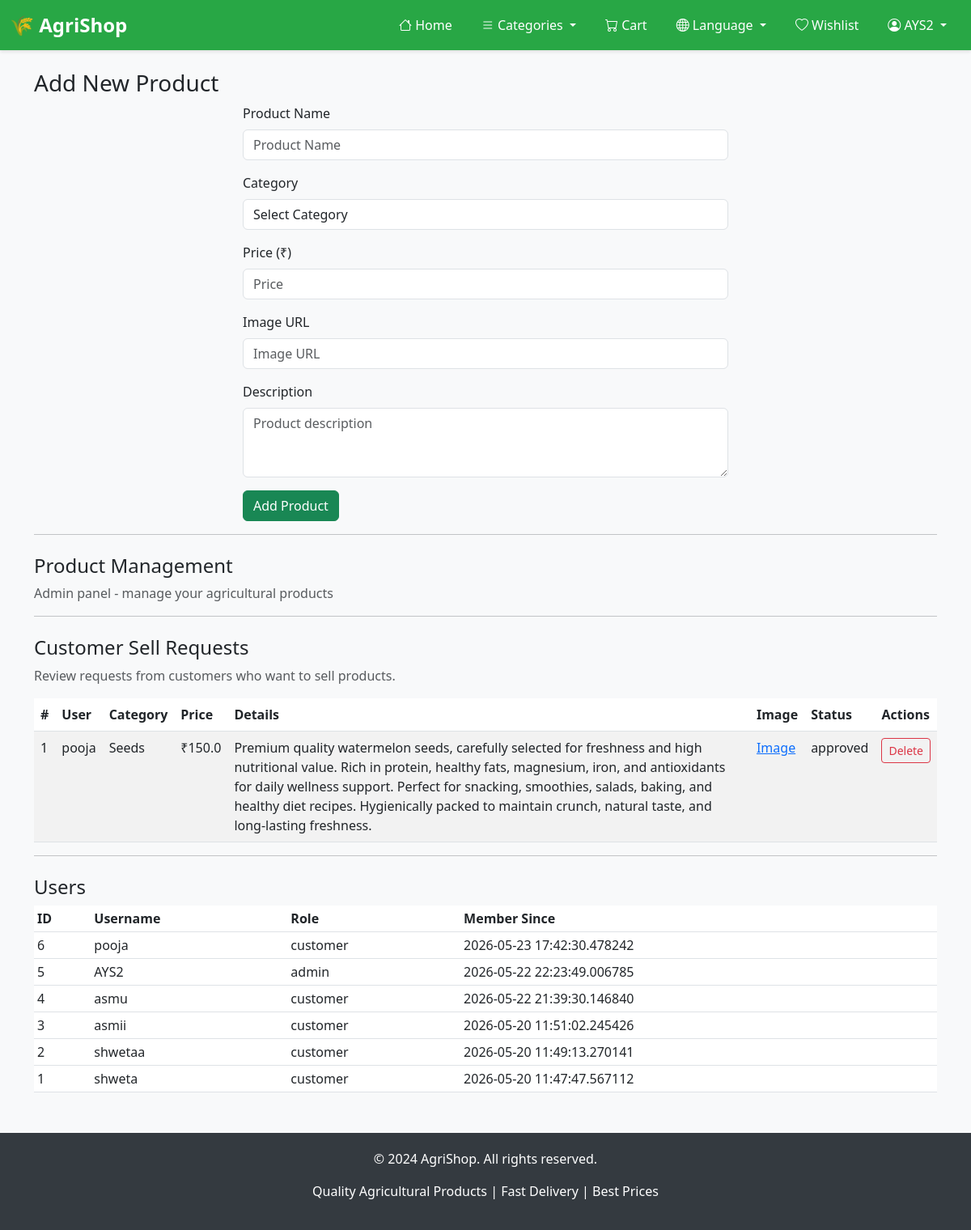
Screenshot of /admin (signed in) with the database file from the repository.
### tables this page shows
CREATE TABLE users (
        id INTEGER PRIMARY KEY AUTOINCREMENT,
        username TEXT UNIQUE,
        password TEXT,
        email TEXT,
        phone TEXT,
        address TEXT,
        city TEXT,
        pincode TEXT,
        created_at TIMESTAMP,
        role TEXT DEFAULT 'customer'
    );

CREATE TABLE seller_requests (
        id INTEGER PRIMARY KEY AUTOINCREMENT,
        user_id INTEGER,
        category TEXT,
        expected_price REAL,
        details TEXT,
        image_url TEXT,
        status TEXT DEFAULT 'pending',
        created_at TIMESTAMP,
        FOREIGN KEY (user_id) REFERENCES users (id)
    );

### app.py (the view, shortened to what this page needs)
@app.route('/admin', methods=["GET","POST"])
def admin():
    if "user" not in session or session.get('user_role') != 'admin':
        return redirect(url_for("admin_login"))
    conn = sqlite3.connect("database.db")
    cursor = conn.cursor()
    cursor.execute("SELECT * FROM categories")
    categories = cursor.fetchall()
    conn.close()
    conn = sqlite3.connect("database.db")
    cursor = conn.cursor()
    cursor.execute("SELECT sr.id, u.username, sr.category, sr.expected_price, sr.details, sr.image_url, sr.status, sr.created_at FROM seller_requests sr JOIN users u ON sr.user_id = u.id ORDER BY sr.created_at DESC")
    requests_list = cursor.fetchall()
    cursor.execute("SELECT id, username, role, created_at FROM users ORDER BY created_at DESC")
    users = cursor.fetchall()
    conn.close()
    return render_template("admin.html", categories=categories, requests_list=requests_list, users=users)

### app.py (called while the page is built)
def get_locale():
    return session.get('language', 'en')

def get_translation(key, default=''):
    locale = get_locale()
    return translations.get(locale, {}).get(key, translations.get('en', {}).get(key, default))

@app.before_request
def inject_translations():
    request.get_translation = get_translation
    request.current_language = get_locale()

### templates/admin.html (shortened to what this page needs)
{% extends "base.html" %}
{% block content %}
<h3>Add New Product</h3>
<form method="POST" style="max-width: 600px; margin: auto;">
    <div class="mb-3">
        <label class="form-label">Product Name</label>
        <input class="form-control" name="name" placeholder="Product Name" required>
    </div>
    <div class="mb-3">
        <label class="form-label">Category</label>
        <select class="form-control" name="category_id" required>
            <option value="">Select Category</option>
        </select>
    </div>
    <div class="mb-3">
        <label class="form-label">Price (₹)</label>
        <input class="form-control" name="price" placeholder="Price" type="number" required>
    </div>
    <div class="mb-3">
        <label class="form-label">Image URL</label>
        <input class="form-control" name="image" placeholder="Image URL" required>
    </div>
    <div class="mb-3">
        <label class="form-label">Description</label>
        <textarea class="form-control" name="description" placeholder="Product description" rows="3"></textarea>
    </div>
    <button class="btn btn-success">Add Product</button>
</form>
<hr>
<h4 class="mt-4">Product Management</h4>
<p class="text-muted">Admin panel - manage your agricultural products</p>
{% if requests_list is defined %}
<hr>
<h4 class="mt-4">Customer Sell Requests</h4>
<p class="text-muted">Review requests from customers who want to sell products.</p>
<table class="table table-striped">
    <thead>
        <tr>
            <th>#</th>
            <th>User</th>
            <th>Category</th>
            <th>Price</th>
            <th>Details</th>
            <th>Image</th>
            <th>Status</th>
            <th>Actions</th>
        </tr>
    </thead>
    <tbody>
        {% for req in requests_list %}
        <tr>
            <td>{{ req[0] }}</td>
            <td>{{ req[1] }}</td>
            <td>{{ req[2] }}</td>
            <td>₹{{ req[3] }}</td>
            <td>{{ req[4] }}</td>
            <td><a href="{{ req[5] }}" target="_blank">Image</a></td>
            <td>{{ req[6] }}</td>
            <td>
                <div class="btn-group" role="group">
                    <form method="post" action="/admin/delete_request/{{ req[0] }}" style="display:inline">
                        <button class="btn btn-sm btn-outline-danger">Delete</button>
                    </form>
                </div>
            </td>
        </tr>
        {% endfor %}
    </tbody>
</table>
{% endif %}
{% if users is defined %}
<hr>
<h4 class="mt-4">Users</h4>
<table class="table table-sm">
    <thead><tr><th>ID</th><th>Username</th><th>Role</th><th>Member Since</th></tr></thead>
    <tbody>
    {% for u in users %}
        <tr><td>{{ u[0] }}</td><td>{{ u[1] }}</td><td>{{ u[2] }}</td><td>{{ u[3] }}</td></tr>
    {% endfor %}
    </tbody>
</table>
{% endif %}
{% endblock %}

### templates/base.html (shortened to what this page needs)
<!DOCTYPE html>
<html>
<head>
    <link href="https://cdn.jsdelivr.net/npm/bootstrap@5.3.0/dist/css/bootstrap.min.css" rel="stylesheet">
    <link href="https://cdn.jsdelivr.net/npm/bootstrap-icons@1.10.0/font/bootstrap-icons.css" rel="stylesheet">
</head>
<body>
<nav class="navbar navbar-expand-lg navbar-dark">
    <div class="container-fluid">
        <a class="navbar-brand" href="/">🌾 AgriShop</a>
        <div class="collapse navbar-collapse" id="navbarNav">
            <ul class="navbar-nav ms-auto">
                <li class="nav-item">
                    <a class="nav-link" href="/">
                        <i class="bi bi-house"></i> {{ request.get_translation('home') }}
                    </a>
                </li>
                <li class="nav-item dropdown">
                    <a class="nav-link dropdown-toggle" href="#" id="categoriesDropdown" role="button" data-bs-toggle="dropdown">
                        <i class="bi bi-list"></i> {{ request.get_translation('categories') }}
                    </a>
                </li>
                <li class="nav-item">
                    <a class="nav-link position-relative" href="/cart">
                        <i class="bi bi-cart"></i> {{ request.get_translation('cart') }}
                        {% set cart_count = session.get('cart', {})|length %}
                    </a>
                </li>
                <li class="nav-item dropdown">
                    <a class="nav-link dropdown-toggle" href="#" id="languageDropdown" role="button" data-bs-toggle="dropdown">
                        <i class="bi bi-globe"></i> {{ request.get_translation('language') }}
                    </a>
                </li>
                {% if session.get('user') %}
                    <li class="nav-item">
                        <a class="nav-link" href="/wishlist">
                            <i class="bi bi-heart"></i> {{ request.get_translation('wishlist') }}
                        </a>
                    </li>
                    <li class="nav-item dropdown">
                        <a class="nav-link dropdown-toggle" href="#" id="userDropdown" role="button" data-bs-toggle="dropdown">
                            <i class="bi bi-person-circle"></i> {{ session.get('user') }}
                        </a>
                    </li>
                {% endif %}
            </ul>
        </div>
    </div>
</nav>
<div class="container mt-4 mb-5">
    {% block content %}{% endblock %}
</div>
<footer class="text-center">
    <div class="container">
        <p>&copy; 2024 AgriShop. {{ request.get_translation('all_rights_reserved', 'All rights reserved.') }}</p>
        <p>{{ request.get_translation('footer_message', 'Quality Agricultural Products | Fast Delivery | Best Prices') }}</p>
    </div>
</footer>
</body>
</html>

### templates/base.html (style rules this page uses)
body { background-color: #f8f9fa; }
.navbar { background-color: #28a745 !important; box-shadow: 0 2px 4px rgba(0,0,0,0.1); }
.navbar-brand { font-size: 1.5rem; font-weight: bold; }
.nav-link { color: white !important; margin: 0 10px; transition: opacity 0.3s; }
footer { background-color: #343a40; color: white; padding: 20px 0; margin-top: 50px; }

### rows the page displays
users: get "AYS2", id "5", username "AYS2", role "admin", created_at "2026-05-22 22:23:49.006785"
seller_requests: id "1", username "pooja", category "Seeds", expected_price "150.0", details "Premium quality watermelon seeds, carefully selected for freshness and high nutritional value. Rich in protein, healthy fats, magnesium, iron, and antioxidants for daily wellness support. Perfect for snacking, smoothies, salads, baking, and healthy diet recipes. Hygienically packed to maintain crunch, natural taste, and long-lasting freshness.", status "approved"
users: id "6", username "pooja", role "customer", created_at "2026-05-23 17:42:30.478242"
users: id "4", username "asmu", role "customer", created_at "2026-05-22 21:39:30.146840"
users: id "3", username "asmii", role "customer", created_at "2026-05-20 11:51:02.245426"
users: id "2", username "shwetaa", role "customer", created_at "2026-05-20 11:49:13.270141"
users: id "1", username "shweta", role "customer", created_at "2026-05-20 11:47:47.567112"

### other values shown
{{ request.get_translation('home') }} "Home"
{{ request.get_translation('categories') }} "Categories"
{{ request.get_translation('cart') }} "Cart"
{{ request.get_translation('language') }} "Language"
{{ request.get_translation('wishlist') }} "Wishlist"
{{ request.get_translation('all_rights_reserved', 'All rights reserved.') }} "All rights reserved."
